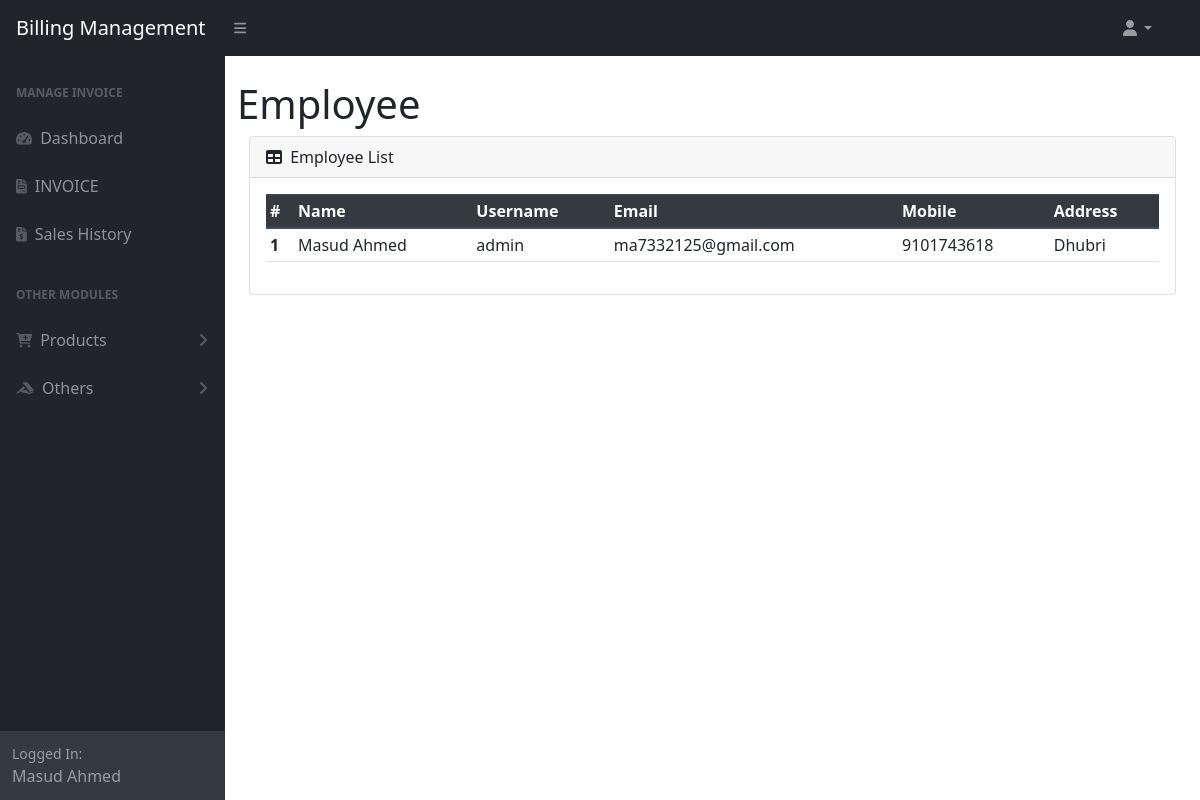
The page /employe_list.php (signed in) on the database its author committed.
### tables this page shows
CREATE TABLE `user` (
  `id` int(11) NOT NULL,
  `name` varchar(50) NOT NULL,
  `mobile` varchar(10) NOT NULL,
  `email` varchar(100) DEFAULT NULL
);

CREATE TABLE `employe` (
  `id` int(11) NOT NULL,
  `user_id` int(11) NOT NULL,
  `username` varchar(10) NOT NULL,
  `password` text NOT NULL,
  `address` text NOT NULL,
  `image` varchar(255) DEFAULT NULL
);

### employe_list.php (the view)
<?php require_once 'menu/header.php' ?>
<div class="container-fluid">
    <h1 class="mt-4">Employee</h1>
    <div class="container">
        <div class="card mb-4">
            <div class="card-header">
                <i class="fas fa-table me-1"></i>
                Employee List
            </div>
            <div class="card-body">
                <table id="datatablesSimple" class="table table-sm">
                    <thead class="thead-dark">
                        <tr>
                            <th scope="col">#</th>
                            <th scope="col">Name</th>
                            <th scope="col">Username</th>
                            <th scope="col">Email</th>
                            <th scope="col">Mobile</th>
                            <th scope="col">Address</th>
                        </tr>
                    </thead>
                    <tbody>
                        <?php
                        $sql = "SELECT * FROM `employe` JOIN `user` ON `employe`.`user_id` = `user`.`id` ORDER BY `username`";
                        $res = mysqli_query($conn, $sql);
                        if ($res) {
                            if (mysqli_num_rows($res) > 0) {
                                $sl = 0;
                                while ($data = mysqli_fetch_assoc($res)) {
                                    ++$sl;
                        ?>
                                    <tr>
                                        <th scope="row"><?= $sl ?></th>
                                        <td><?= $data['name'] ?></td>
                                        <td><?= $data['username'] ?></td>
                                        <td><?= $data['email'] ?></td>
                                        <td><?= $data['mobile'] ?></td>
                                        <td><?= $data['address'] ?></td>
                                    </tr>
                        <?php
                                }
                            } else {
                                $_SESSION['msg'] = "No data found";
                            }
                        } else {
                            $_SESSION['msg'] = mysqli_error($conn);
                        }
                        ?>
                    </tbody>
                </table>
            </div>
        </div>
    </div>
    <?php require_once 'menu/footer.php' ?>

### menu/header.php (shortened to what this page needs)
<?php
require_once "lib/db.php";
?>
<!DOCTYPE html>
<html lang="en">
<head>
    <link rel="stylesheet" href="assets/css/bootstrap.min.css">
    <link href="assets/css/styles.css" rel="stylesheet" />
</head>
<body class="sb-nav-fixed">
    <nav class="sb-topnav navbar navbar-expand navbar-dark bg-dark">
        <a class="navbar-brand ps-3" href="index.php">Billing Management</a>
        <button class="btn btn-link btn-sm order-1 order-lg-0 me-4 me-lg-0" id="sidebarToggle" href="#!"><i class="fas fa-bars"></i></button>
        <ul class="navbar-nav ms-auto ms-md-0 me-3 me-lg-4">
            <li class="nav-item dropdown">
                <a class="nav-link dropdown-toggle" id="navbarDropdown" href="#" role="button" data-bs-toggle="dropdown" aria-expanded="false"><i class="fas fa-user fa-fw"></i></a>
            </li>
        </ul>
    </nav>
    <div id="layoutSidenav">
        <div id="layoutSidenav_nav">
            <nav class="sb-sidenav accordion sb-sidenav-dark" id="sidenavAccordion">
                <div class="sb-sidenav-menu">
                    <div class="nav">
                        <div class="sb-sidenav-menu-heading">Manage Invoice</div>
                        <a class="nav-link" href="index.php">
                            <div class="sb-nav-link-icon"><i class="fas fa-tachometer-alt"></i></div>
                            Dashboard
                        </a>
                        <a class="nav-link" href="generate_bills.php">
                            <div class="sb-nav-link-icon"><i class="fas fa-file-invoice"></i></div>
                            INVOICE
                        </a>
                        <a class="nav-link" href="sales_history.php">
                            <div class="sb-nav-link-icon"><i class="fas fa-file-invoice-dollar"></i></i></div>
                            Sales History
                        </a>
                        <div class="sb-sidenav-menu-heading">Other Modules</div>
                        <a class="nav-link collapsed" href="#" data-bs-toggle="collapse" data-bs-target="#collapseLayouts" aria-expanded="false" aria-controls="collapseLayouts">
                            <div class="sb-nav-link-icon"><i class="fas fa-cart-plus"></i></div>
                            Products
                            <div class="sb-sidenav-collapse-arrow"><i class="fas fa-angle-down"></i></div>
                        </a>
                        <a class="nav-link collapsed" href="#" data-bs-toggle="collapse" data-bs-target="#collapsePages" aria-expanded="false" aria-controls="collapsePages">
                            <div class="sb-nav-link-icon"><i class="fab fa-accusoft"></i></div>
                            Others
                            <div class="sb-sidenav-collapse-arrow"><i class="fas fa-angle-down"></i></div>
                        </a>
                    </div>
                </div>
                <div class="sb-sidenav-footer">
                    <div class="small">Logged In:</div>
                    <?php
                    if (isset($_SESSION['user'])) {
                        $id = $_SESSION['user']['user_id'];
                        $data = mysqli_fetch_assoc(mysqli_query($conn, "SELECT * FROM `user` WHERE `id`='$id'"));
                        echo $data['name'];
                    }
                    ?>
                </div>
            </nav>
        </div>
        <div id="layoutSidenav_content">
            <main>

### rows shown on the page
user: name "Masud Ahmed"
employe: user.name "Masud Ahmed", username "admin", user.email "ma7332125@gmail.com", user.mobile "9101743618", address "Dhubri"
